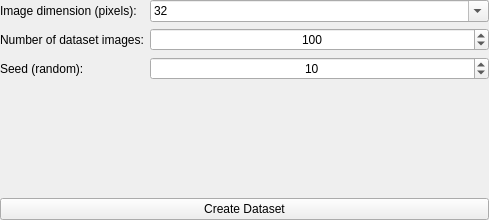
<?xml version="1.0" encoding="UTF-8"?>
<ui version="4.0">
 <class>Generates_dataset_perfil_ir</class>
 <widget class="QWidget" name="generate_dataset_ir_profile">
  <property name="geometry">
   <rect>
    <x>0</x>
    <y>0</y>
    <width>489</width>
    <height>220</height>
   </rect>
  </property>
  <property name="minimumSize">
   <size>
    <width>200</width>
    <height>180</height>
   </size>
  </property>
  <property name="windowTitle">
   <string>Form</string>
  </property>
  <layout class="QVBoxLayout" name="main_layout">
   <property name="leftMargin">
    <number>0</number>
   </property>
   <property name="topMargin">
    <number>0</number>
   </property>
   <property name="rightMargin">
    <number>0</number>
   </property>
   <property name="bottomMargin">
    <number>0</number>
   </property>
   <item>
    <layout class="QFormLayout" name="formLayout">
     <item row="0" column="0">
      <widget class="QLabel" name="image_dimension_text">
       <property name="text">
        <string>Image dimension (pixels):</string>
       </property>
      </widget>
     </item>
     <item row="0" column="1">
      <widget class="QComboBox" name="image_dimension_value">
       <property name="editable">
        <bool>true</bool>
       </property>
       <property name="currentIndex">
        <number>3</number>
       </property>
       <item>
        <property name="text">
         <string>4</string>
        </property>
       </item>
       <item>
        <property name="text">
         <string>8</string>
        </property>
       </item>
       <item>
        <property name="text">
         <string>16</string>
        </property>
       </item>
       <item>
        <property name="text">
         <string>32</string>
        </property>
       </item>
       <item>
        <property name="text">
         <string>64</string>
        </property>
       </item>
       <item>
        <property name="text">
         <string>128</string>
        </property>
       </item>
       <item>
        <property name="text">
         <string>256</string>
        </property>
       </item>
       <item>
        <property name="text">
         <string>512</string>
        </property>
       </item>
      </widget>
     </item>
     <item row="1" column="0">
      <widget class="QLabel" name="dataset_size_text">
       <property name="text">
        <string>Number of dataset images:</string>
       </property>
      </widget>
     </item>
     <item row="1" column="1">
      <widget class="QSpinBox" name="dataset_size_value">
       <property name="alignment">
        <set>Qt::AlignCenter</set>
       </property>
       <property name="maximum">
        <number>1000000</number>
       </property>
       <property name="singleStep">
        <number>1</number>
       </property>
       <property name="value">
        <number>100</number>
       </property>
       <property name="displayIntegerBase">
        <number>10</number>
       </property>
      </widget>
     </item>
     <item row="2" column="0">
      <widget class="QLabel" name="random_seed_text">
       <property name="text">
        <string>Seed (random):</string>
       </property>
      </widget>
     </item>
     <item row="2" column="1">
      <widget class="QSpinBox" name="random_seed_value">
       <property name="alignment">
        <set>Qt::AlignCenter</set>
       </property>
       <property name="maximum">
        <number>4096</number>
       </property>
       <property name="singleStep">
        <number>1</number>
       </property>
       <property name="value">
        <number>10</number>
       </property>
       <property name="displayIntegerBase">
        <number>10</number>
       </property>
      </widget>
     </item>
    </layout>
   </item>
   <item>
    <widget class="QPushButton" name="generate_dataset_button">
     <property name="text">
      <string>Create Dataset</string>
     </property>
    </widget>
   </item>
  </layout>
 </widget>
 <resources/>
 <connections/>
</ui>
